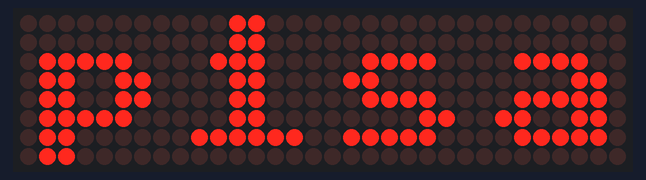
Bench run of a program on a simulated MicroPython board. Shown: 32×8 LED matrix. Library files of the repository ran but are not shown: max7219.py.

Above: at 0.1 s.
At 1.1 s:
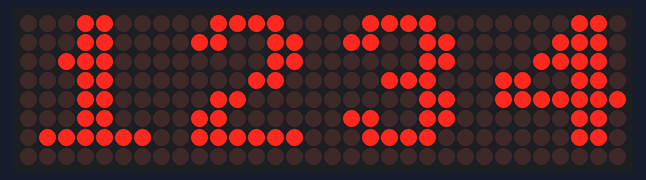
At 2.1 s:
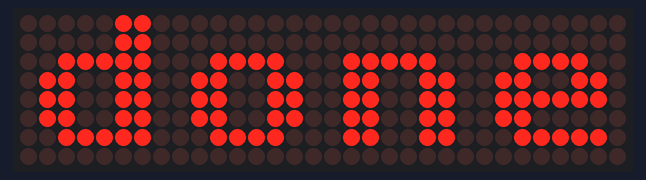

Measured:
- by itself, everything shown: repeats every 3.0 s, in 3 steps
- what the display in image 1 shows lasts 1.0 s, from 1.0 s to 2.0 s

The program:

a.py
```python
from machine import Pin, SPI
import max7219
from time import sleep

spi = SPI(0,sck=Pin(2),mosi=Pin(3))
cs = Pin(5, Pin.OUT)

display = max7219.Matrix8x8(spi, cs, 4)

display.brightness(10)

while True:

    display.fill(0)
    display.text('p1sam',0,0,1)
    display.show()
    sleep(1)

    display.fill(0)
    display.text('1234',0,0,1)
    display.show()
    sleep(1)

    display.fill(0)
    display.text('done',0,0,1)
    display.show()
    sleep(1)
```
